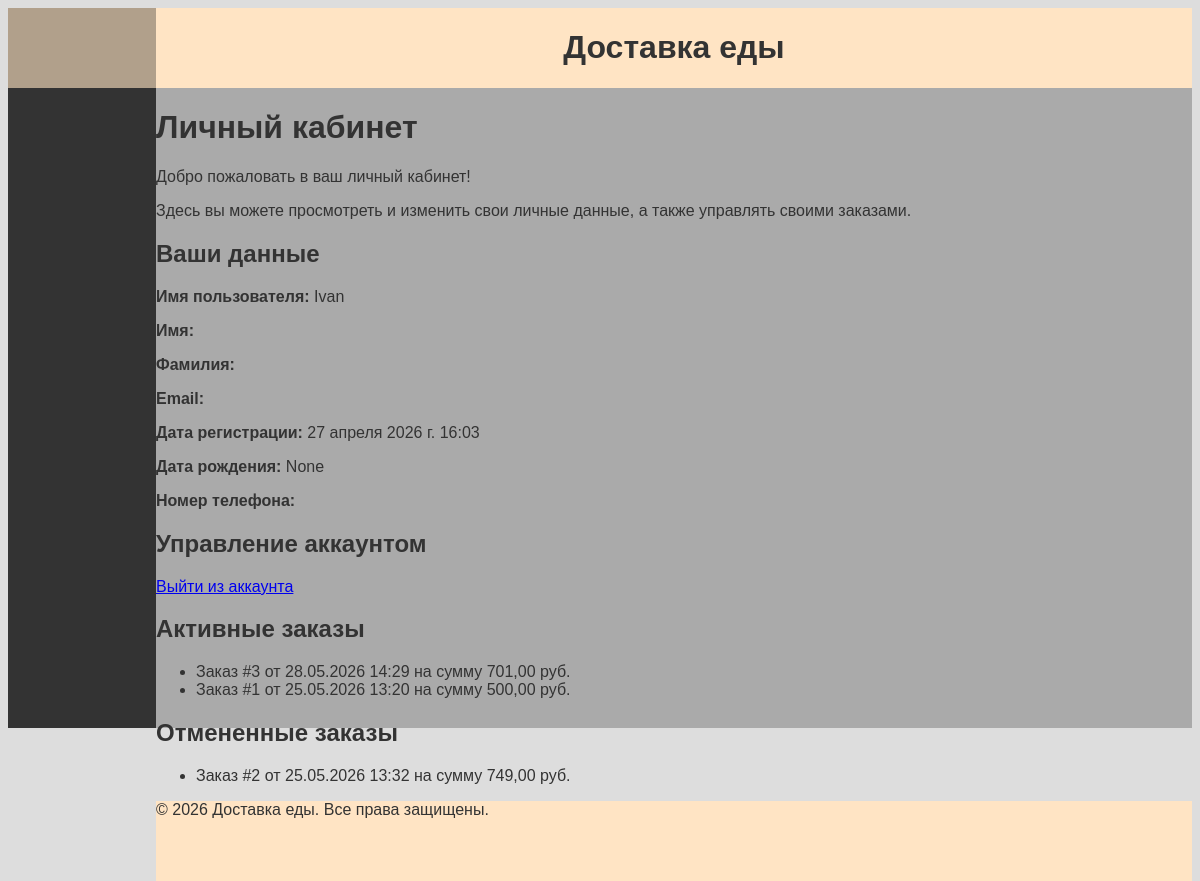
/accounts/profile/ (signed in), run on the app's committed database.
### accounts/models.py (models this page shows, shortened)
class Profile(models.Model):
    user = models.OneToOneField(User, on_delete=models.CASCADE, related_name='profile')
    tel = models.CharField(max_length=11, blank=True)
    birth_date = models.DateField(null=True, blank=True)

### orders/models.py (models this page shows, shortened)
class Order(models.Model):
    first_name = models.CharField(max_length=30, verbose_name='Имя')
    last_name = models.CharField(max_length=50, verbose_name='Фамилия')
    email = models.EmailField(verbose_name='Электронная почта')
    phone = models.CharField(max_length=20, verbose_name='Телефон')
    address = models.CharField(max_length=255, verbose_name='Адрес')
    created_at = models.DateTimeField(auto_now_add=True, verbose_name='Дата создания')
    updated_at = models.DateTimeField(auto_now=True, verbose_name='Дата обновления')
    paid = models.BooleanField(default=False, verbose_name='Оплачено')
    user = models.ForeignKey(User, on_delete=models.CASCADE, null=True, blank=True, verbose_name='Пользователь')
    status = models.CharField(max_length=20, choices=ORDER_STATUS_CHOICES, default='active', verbose_name='Статус')
    class Meta:
        ordering = ['-created_at']
    def get_total_cost(self):
        return sum(item.total_price() for item in self.items.all())

class OrderItem(models.Model):
    order = models.ForeignKey(Order, on_delete=models.CASCADE, related_name='items')
    product = models.ForeignKey(Product, on_delete=models.CASCADE)
    price = models.DecimalField(max_digits=10, decimal_places=2)
    quantity = models.PositiveIntegerField(default=1)
    def total_price(self):
        return self.price * self.quantity

### accounts/views.py (the view)
# urls.py: path('profile/', views.profile_view, name='profile_view'),
@login_required(login_url='accounts:login_view')
def profile_view(request):
    active_orders = Order.objects.filter(user=request.user, status='active').order_by('-created_at')
    canceled_orders = Order.objects.filter(user=request.user, status='canceled').order_by('-created_at')
    return render(request, 'registration/profile.html', {'active_orders': active_orders,
                                                         'canceled_orders': canceled_orders})

### accounts/templates/registration/profile.html (shortened to what this page needs)
{% extends 'base.html' %}
{% load static %}
{% block content %}
    <div>
        <h1>Личный кабинет</h1>
        <div>
            <p>Добро пожаловать в ваш личный кабинет!</p>
            <p>Здесь вы можете просмотреть и изменить свои личные данные, а также управлять своими заказами.</p>
        <div>
        <div>
            <h2>Ваши данные</h2>
            <p><strong>Имя пользователя:</strong> {{ user.username }}</p>
            <p><strong>Имя:</strong> {{ user.first_name }}</p>
            <p><strong>Фамилия:</strong> {{ user.last_name }}</p>
            <p><strong>Email:</strong> {{ user.email }}</p>
            <p><strong>Дата регистрации:</strong> {{ user.date_joined }}</p>
            <p><strong>Дата рождения:</strong> {{ user.profile.birth_date }}</p>
            <p><strong>Номер телефона:</strong> {{ user.profile.tel }}</p>
        </div>
        <div>
            <h2>Управление аккаунтом</h2>
            <p><a href="{% url 'accounts:logout_view' %}">Выйти из аккаунта</a></p>
        </div>
        <div>
            <h2>Активные заказы</h2>
                {% if active_orders %}
                <ul>
                    {% for order in active_orders %}
                        <li>Заказ #{{ order.id }} от {{ order.created_at|date:"d.m.Y H:i" }} на сумму {{ order.get_total_cost }} руб.</li>
                    {% endfor %}
                </ul>
            {% else %}
                <p>У вас пока нет активных заказов.</p>
            {% endif %}
            <h2>Отмененные заказы</h2>
                {% if canceled_orders %}
                <ul>
                    {% for order in canceled_orders %}
                        <li>Заказ #{{ order.id }} от {{ order.created_at|date:"d.m.Y H:i" }} на сумму {{ order.get_total_cost }} руб.</li>
                    {% endfor %}
                </ul>
            {% else %}
                <p>У вас пока нет отмененных заказов.</p>
            {% endif %}
{% endblock %}

### static/css/style.css (style rules this page uses)
body { background-color: #DDDDDD; color: #333333; font-family: Arial, sans-serif; }

### data on the page
Order: id "3", created_at "28.05.2026 14:29", get_total_cost "701,00"
Order: id "1", created_at "25.05.2026 13:20", get_total_cost "500,00"
Order: id "2", created_at "25.05.2026 13:32", get_total_cost "749,00"

### other printed values
{{ user.username }} "Ivan"
{{ user.date_joined }} "27 апреля 2026 г. 16:03"
{{ user.profile.birth_date }} "None"
